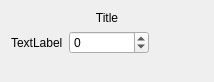
<?xml version="1.0" encoding="UTF-8"?>
<ui version="4.0">
 <class>Form</class>
 <widget class="QWidget" name="Form">
  <property name="geometry">
   <rect>
    <x>0</x>
    <y>0</y>
    <width>214</width>
    <height>82</height>
   </rect>
  </property>
  <property name="minimumSize">
   <size>
    <width>214</width>
    <height>82</height>
   </size>
  </property>
  <property name="windowTitle">
   <string>Form</string>
  </property>
  <property name="styleSheet">
   <string notr="true"/>
  </property>
  <layout class="QFormLayout" name="formLayout">
   <item row="0" column="0" colspan="2">
    <widget class="QLabel" name="Title">
     <property name="text">
      <string>Title</string>
     </property>
     <property name="alignment">
      <set>Qt::AlignCenter</set>
     </property>
    </widget>
   </item>
   <item row="1" column="0">
    <widget class="QLabel" name="Name">
     <property name="text">
      <string>TextLabel</string>
     </property>
    </widget>
   </item>
   <item row="1" column="1">
    <widget class="QSpinBox" name="Value">
     <property name="maximumSize">
      <size>
       <width>80</width>
       <height>16777215</height>
      </size>
     </property>
     <property name="minimum">
      <number>-1000</number>
     </property>
     <property name="maximum">
      <number>1000</number>
     </property>
    </widget>
   </item>
  </layout>
 </widget>
 <resources/>
 <connections/>
</ui>
